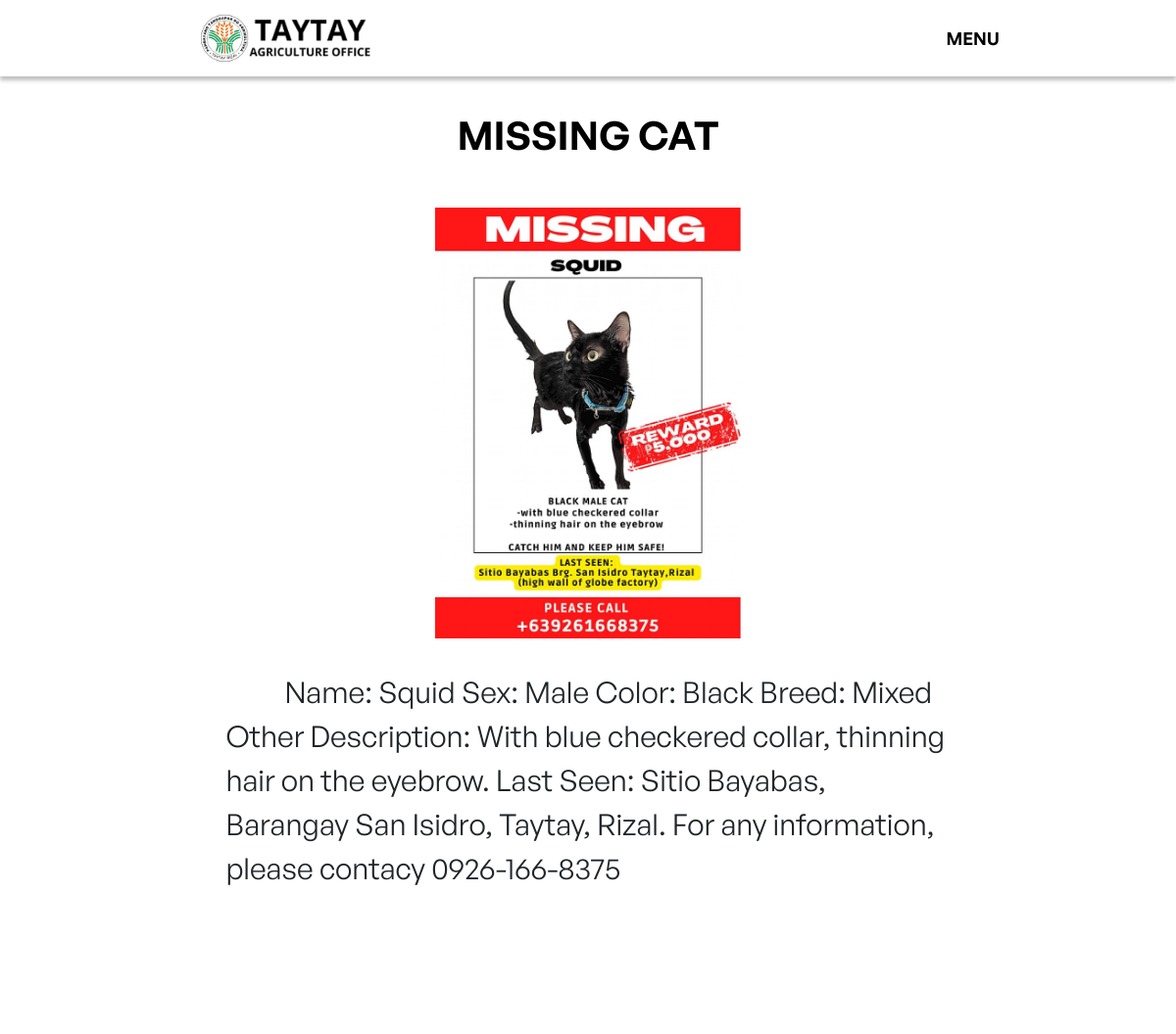
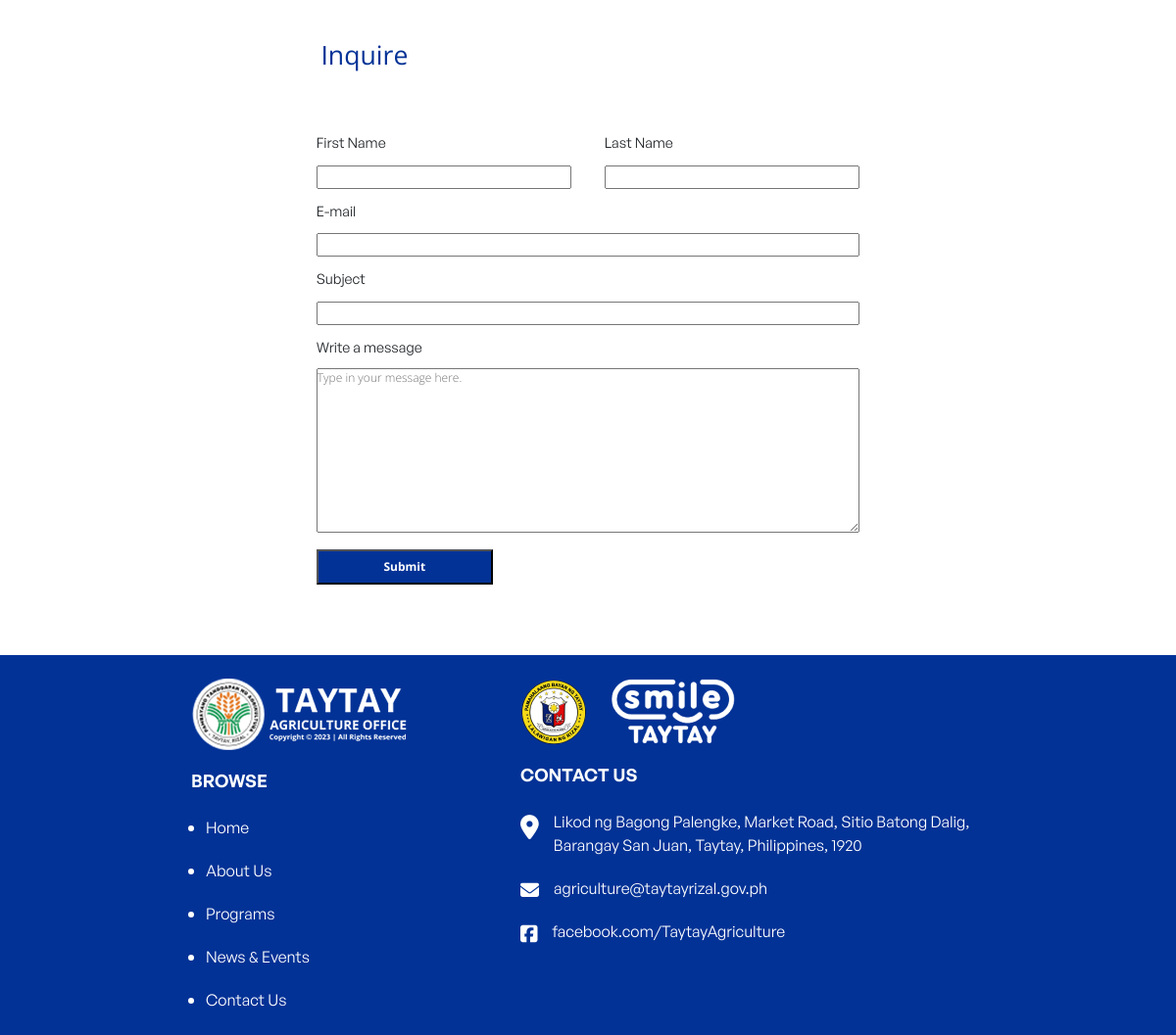
The app's page /programs-content.php?progid=13 with its own data (2 pictures, top to bottom).
### tables this page shows
CREATE TABLE `contents` (
  `content_id` int(11) NOT NULL,
  `title` varchar(100) NOT NULL,
  `description` text NOT NULL,
  `img` varchar(100) NOT NULL,
  `date_posted` date NOT NULL,
  `user_id` int(11) NOT NULL,
  `category_id` int(11) NOT NULL,
  `headline` text NOT NULL
);

### programs-content.php (the view, shortened to what this page needs)
<?php
include "config.php";
include "navbar.php";
include "contact-form-handler.php";
?>
<!DOCTYPE html>
<html>
<head>
  <link href="https://cdn.jsdelivr.net/npm/bootstrap@5.2.1/dist/css/bootstrap.min.css" rel="stylesheet">
  <link rel="stylesheet" type="text/css" href="programs-content.css">
    <link rel="stylesheet" type="text/css" href="navbar.css">
    <link rel="stylesheet" type="text/css" href="footer.css">
</head>
<?php
if(isset($_GET['progid'])) {
    $content_id=$_GET['progid'];
    $sql="SELECT *from contents where content_id={$content_id}";
    $result=mysqli_query($conn,$sql) or die("Query failed ");
        if (mysqli_num_rows($result) > 0) {
            while ($row = mysqli_fetch_assoc($result)) {
?>
<body>
<div class="ne-text">
        <h1><?php  echo $row['title'];?></h1>
        </div>
    <div class="content">
    <div class="image-container">
  <div class="image-wrapper">
  <img src="<?php echo $row['img'];?>" class="centered-image">
  </div>
</div>
<div class="text-container">
  <div class="text-wrapper">
    <p><?php  echo $row['description'];?></p>
  </div>
</div>
<?php }}
}?>
<?php
if (!empty($_SESSION['username'])) {
    $username=$_SESSION['username'];
    $sql1="SELECT * from users where username='{$username}'";
        $result1=mysqli_query($conn,$sql1) or die("Query failed ");
        if (mysqli_num_rows($result1) > 0) {
            while ($row1 = mysqli_fetch_assoc($result1)) {
?>
    <div class="ne-text">
    <h2>Sign Up</h2>
    </div>
                <form action="signup-form-handler.php?progid=<?php echo $_GET['progid']; ?>" name="contact" method="POST">
                    <input type="hidden" name="prog_id" value="<?php echo $content_id?>">
          <input type="hidden" name="user_id" value="<?php echo $row1['user_id']?> ">
          <input type="hidden" name="firstname" value="<?php echo $row1['first_name']?>">
          <input type="hidden" name="lastname" value="<?php echo $row1['last_name']?>">
          <input type="hidden" name="email" value="<?php echo $row1['email']?>">
                    <?php
                    if (isset($_GET['success'])) {
                        $message = $_GET['success'];
                        $alert_type = 'success';
                    } elseif (isset($_GET['error'])) {
                        $message = $_GET['error'];
                        $alert_type = 'error';
                    }
                    if (isset($message)) {
                        echo '<div class="alert alert-'.$alert_type.'" role="alert">'.$message.'</div>';
                    }
                    ?>
                    <button type="submit" name="submit" value="Sign Up Now">Sign Up Now</button>
    </form>
    <div class="filler" style="height: 2vw;"></div>
<?php
}
        }
?>
    <?php
} else {
?>
        <div class="filler"></div>
        <div class="ne-text">
            <h2>Inquire</h2>
        </div>
        <div class="filler" style="height: 1vw;"></div>
        <form action="programs-form-handler.?progid=<?php echo $_GET['progid']; ?>" name="contact" method="POST">
            <div class="half1">
                <label for="fname">First Name</label>
                <input type="text" id="fname" name="firstname">
            </div>
            <div class="half2">
                <label for="lname">Last Name</label>
                <input type="text" id="lname" name="lastname"><br><br>
            </div>
            <br><br><br>
            <label for="uemail">E-mail</label>
            <input type="email" id="uemail" name="uemail">
            <label for="subject">Subject</label>
            <input type="text" id="subject" name="subject">
            <label for="message">Write a message</label>
            <textarea name="message" placeholder="Type in your message here."></textarea>
            <button type="submit" name="submit" value="Submit">Submit</button>
        </form>
        <div class="filler" style="height: 2vw;"></div>
        <div class="filler"></div>
    </div>
    <?php
    }
    ?>
</body>
</html>

### programs-content.css (style rules this page uses)
.ne-text { width: 100%; text-align: center; margin-top: 20px; margin-bottom: 50px; }
.ne-text h1 { font-family: 'General Sans-Semibold'; color: #000000; }
.ne-text h2 { font-family: 'General Sans-Semibold'; color: #033296; text-align: left!important; margin-left: 20.5%; }
.content { margin-left: 11.5%; margin-right: 11.5%; }
.filler { height: 4vw; }
.content h2 { font-family: 'open sans'; font-size: 2.22vw; text-align: center; color: #033296; }
.content p { font-family: 'open sans-light'; font-size: 1.388vw; margin: 0px; }
.half1 { width: 47%; float: left; }
.half2 { width: 47%; float: right; }
input { width: 100%; height: 2vw; margin-bottom: 1vw; margin-top: 1vw; color: #222222; }
.content form { width: 60%; font-size: 1.2vw; font-family: 'General Sans'; display: block; float: center; margin: 0 auto; }
.content label { font-size: 1.2vw; }
textarea { font-family: 'open sans-light'; font-size: 1vw; width: 100%; height: 14vw; margin-bottom: 0.9vw; margin-top: 0.9vw; }
button { background-color: #033296; height: 3vw; width: 15vw; font-size: 1vw; color: #ffffff; font-family: 'open sans-bold'; }
.content a:visited, a:link { text-decoration: none; color: white; }
.image-container { display: flex; justify-content: center; }
.image-wrapper { max-width: 800px; }
.centered-image { display: block; max-width: 100%; height: 440px; margin: 0 auto; }
.text-container { text-align: center; width: 80%; margin: auto; padding-top:2em ; }
.text-wrapper { text-align: left; margin-bottom: 120px; }
.text-wrapper p { text-indent: 2em; margin-bottom: 1em; font-size: 30px; font-family: 'General Sans'; }

### footer.css (style rules this page uses)
* { margin: 0; padding: 0; }
footer * { position: relative; margin:0; padding:0; box-sizing: border-box; }
.footer-container { max-width: 100%; margin:auto; }
.footer-row { display: flex; flex-wrap: wrap; justify-content: center; }
.footer { background-color: #033296; padding: 2% 15%; }
.footer-col { width: 40%; padding: 0 15px; }
.footer-col img { padding-bottom: 20px; padding-right: 20px; }
.footer-col ul { width: 60%; padding: 0 15px; color: #ffffff; }
.footer-col h4 { font-size: 18px; color: #ffffff; margin-bottom: 25px; font-weight: 500; position: relative; font-family: 'General Sans-Semibold'; }
.footer-col ul li:not(:last-child) { margin-bottom: 20px; }
.footer-col ul li a { font-size: 16px; color: #ffffff; text-decoration: none; font-weight: 300; display: block; transition: all 0.3s ease; font-family: 'General Sans'; }
.footer-col1 { width: 60%; padding: 0 15px; }
.footer-col1 img { padding-bottom: 20px; padding-right: 20px; }
.footer-col1 ul { list-style: none; padding-left: 30px; }
.footer-col1 h4 { font-family: 'General Sans-Semibold'; font-size: 18px; color: #ffffff; margin-bottom: 25px; font-weight: 500; position: relative; }
.footer-col1 ul li a { font-size: 16px; color: #ffffff; text-decoration: none; font-family: 'General Sans'; display: block; transition: all 0.3s ease; }
.footer-col1 ul .loc li:before { font-family: 'FontAwesome'; content: '\f3c5'; margin:0 15px 0 -30px; color: rgb(255, 255, 255); display: block; float: left; font-size: 25px; }
.mail { padding-top: 20px; }
.fb { padding-top: 20px; }
.footer-col1 ul .mail li:before { font-family: 'FontAwesome'; content: '\f0e0'; margin:0 15px 0 -30px; color: rgb(255, 255, 255); display: block; float: left; font-size: 19px; }
.footer-col1 ul .fb li:before { font-family: 'FontAwesome'; content: '\f082'; margin:0 15px 10px -30px; color: #ffffff; display: block; float: left; font-size: 20px; }

### records on screen
contents: title "MISSING CAT", img (picture), description "Name: Squid Sex: Male Color: Black Breed: Mixed Other Description: With blue checkered collar, thinning hair on the eyebrow. Last Seen: Sitio Bayabas, Barangay San Isidro, Taytay, Rizal. For any information, please contacy 0926-166-8375"
